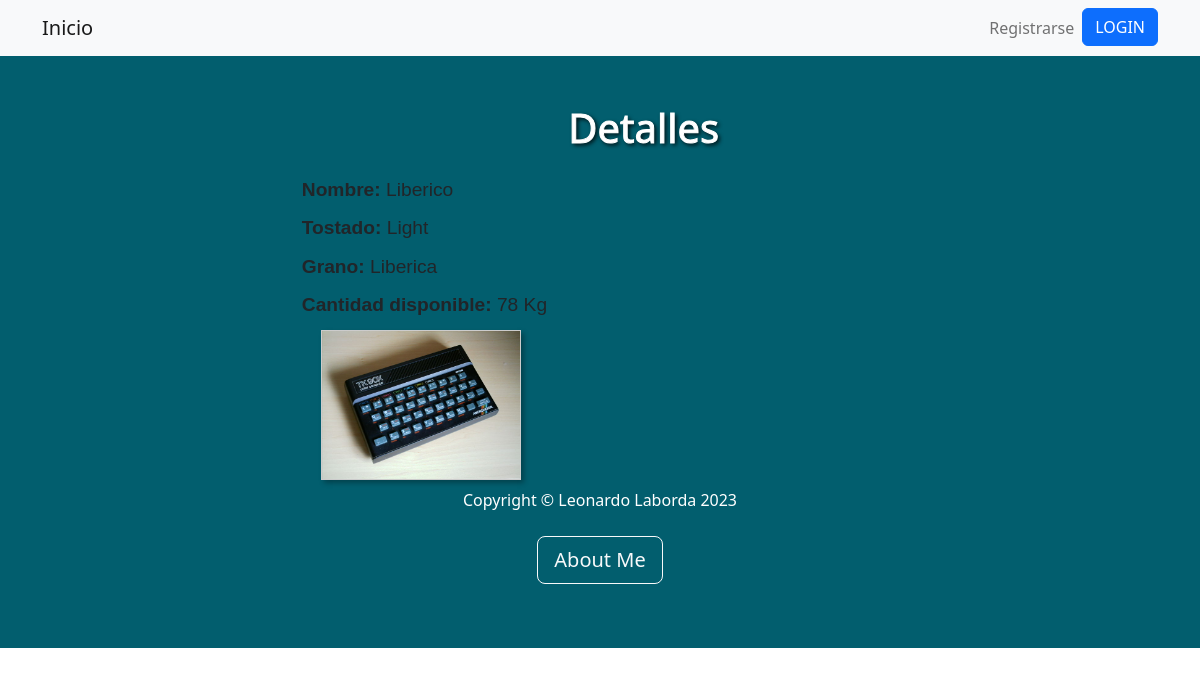
Before: /tercera_entregaApp/cafedetail/5/ with the older database file.
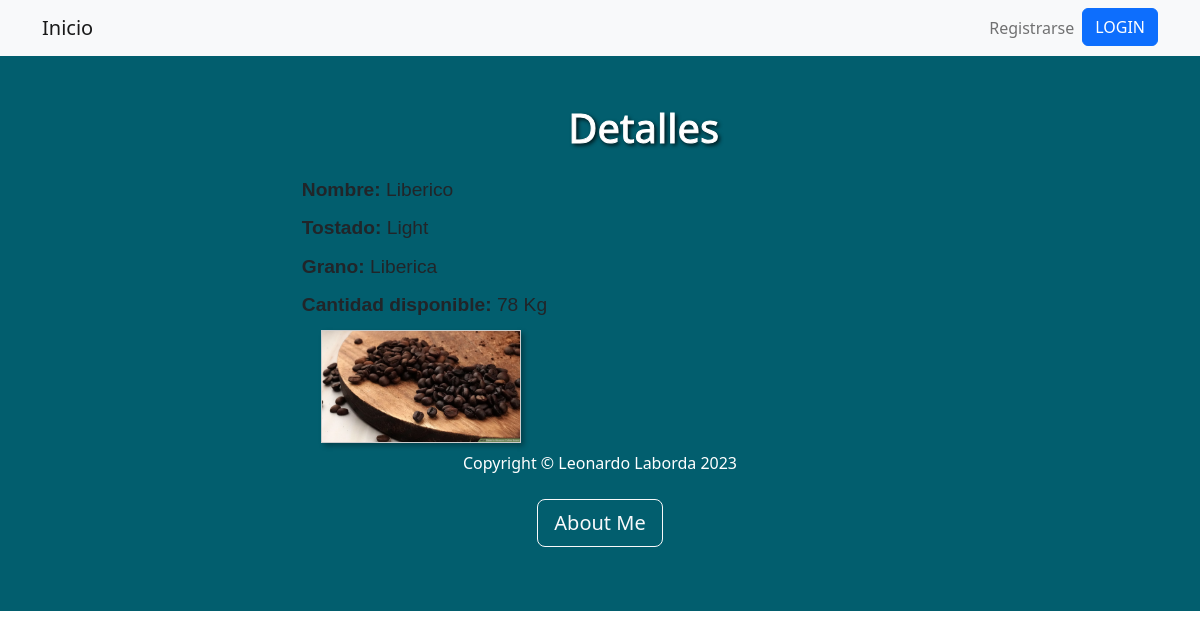
After: the same page with the newer database file.
### tercera_entregaApp/models.py (models this page shows, shortened)
class Tipo_cafe(models.Model):
    nombre = models.CharField(max_length=50)
    tostado = models.CharField(max_length=50)
    grano = models.CharField(max_length=50)
    cantidad_kg = models.IntegerField()
    imagen = models.ImageField(upload_to='tipo_cafe/', blank=True, null=True)

### tercera_entregaApp/views.py (the view)
# urls.py: path('cafedetail/<pk>/', Cafedetail.as_view(), name="cafedetail"),
class Cafedetail(DetailView):
  model = Tipo_cafe
  template_name = 'cafedetail.html'
  context_object_name = 'cafedet'

### tercera_entregaApp/templates/cafedetail.html (shortened to what this page needs)
{% extends 'base.html' %}
{% load static %}
{% block herencia %}
<header class="bs-primary" style="background-color: #025e6e; py-5">
    <div class="container">
      <div class="row justify-content-center align-items-center">
        <div class="col-md-8 col-lg-6 text-center">
          <h1 class="display-6 text-white mb-3" style="text-shadow: 2px 2px 4px #000000; -webkit-text-stroke-width: 1px; -webkit-text-stroke-color: #ffffff;">Detalles</h1>
        </div>
      </div>
    </div>
  </header>
<head>
    <link href="{% static 'css/estilos.css' %}" rel="stylesheet" />
</head>
  <div class="container">
    <div class="info">
      <p><strong>Nombre:</strong> {{ cafedet.nombre }}</p>
      <p><strong>Tostado:</strong> {{ cafedet.tostado }}</p>
      <p><strong>Grano:</strong> {{ cafedet.grano }}</p>
      <p><strong>Cantidad disponible:</strong> {{ cafedet.cantidad_kg }} Kg</p>
    </div>
    <div class="image">
      {% if cafedet.imagen %}
        <img src="{{ cafedet.imagen.url }}" alt="Imagen del café {{ cafedet.nombre }}">
      {% endif %}
    </div>
  </div>
{% endblock herencia %}

### tercera_entregaApp/templates/base.html (shortened to what this page needs)
<!DOCTYPE html>
<html lang="en">
  <head>
    {% load static %}
    <link href="https://cdn.jsdelivr.net/npm/bootstrap-icons@1.4.1/font/bootstrap-icons.css" rel="stylesheet" />
    <link href="{% static 'css/styles.css' %}" rel="stylesheet" />
  </head>
  <body>
<nav class="navbar navbar-expand-lg navbar-light bg-light static-top">
  <div class="container">
    <a class="navbar-brand" href="{% url 'inicio' %}">Inicio</a>
    <div class="collapse navbar-collapse" id="navbarResponsive">
      <ul class="navbar-nav ms-auto">
        <li class="nav-item"><a class="nav-link" href="{% url 'registro' %}">Registrarse</a></li>
        {% if user.is_authenticated %}
        {% if url %}
          <img height="40px" src="{{url}}" alt="avatar">
        {% endif %}
        <li class="nav-item"><p class="nav-link mb-0">Bienvenido: {{user.username}}</p></li>
        <li class="nav-item"><a class="btn btn-primary" href="{% url 'logout' %}">LOGOUT</a></li>
      {% else %}
        <li class="nav-item"><a class="btn btn-primary" href="{% url 'login' %}">LOGIN</a></li>
      {% endif %}
      </ul>
    </div>
  </div>
</nav>
    <header class="bs-primary py-5" style="background-color: #025e6e;">
    {% block herencia %}
    {% endblock herencia %}
<footer class="bs-primary" style="background-color: #025e6e;">
  <div class="container text-center">
    <p class="m-2 text-white">Copyright &copy; Leonardo Laborda 2023
    </p>
    <div class="container text-center py-3">
      <a class="btn btn-outline-light btn-lg" href="{% url 'about' %}">About Me</a>
    </div>
  </div>
</footer>

### tercera_entregaApp/static/css/estilos.css (style rules this page uses)
.container { display: flex; flex-wrap: wrap; justify-content: center; margin-top: 0; }
.info { width: 50%; margin-right: 2em; font-family: Arial, sans-serif; font-size: 1.2em; }
.info p { margin-bottom: 0.5em; }
.image { width: 50%; }
.image img { max-width: 100%; }
.container img { border: 1px solid #ccc; }
.container img { width: 200px; object-fit: cover; box-shadow: 3px 3px 5px rgba(0, 0, 0, 0.3); }

Changed rows visible on the page:
changed Tipo_cafe "Liberico": imagen: a different picture
